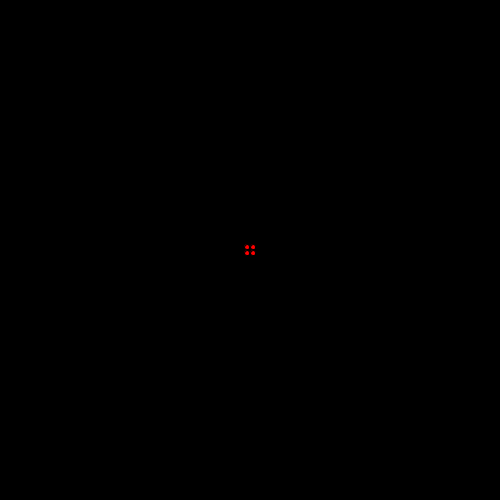
Frame 1 (no input)
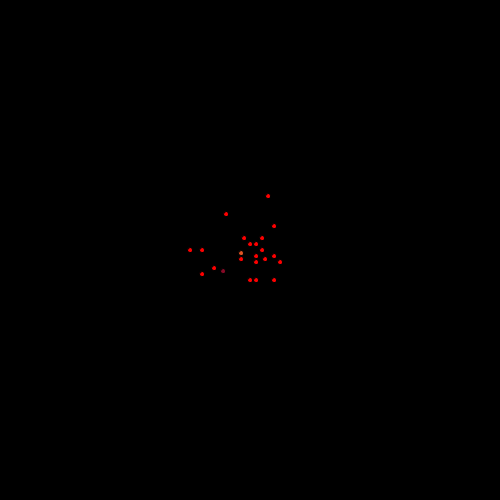
Frame 60 (the mouse pressed at the canvas centre just before this capture)
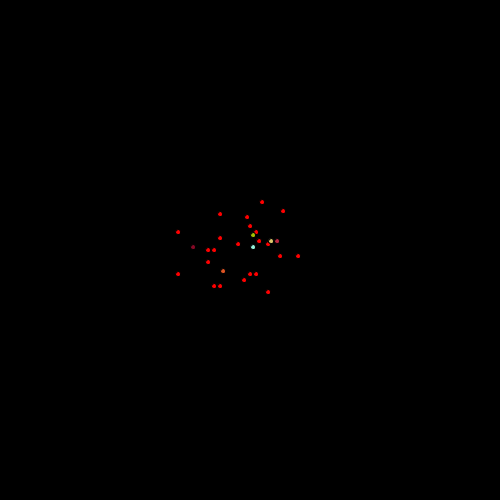
Frame 120 (the mouse held since frame 60 and released just before this capture)

The Processing sketch that drew these frames (run headless with seeded random() and noise(); from frame 60 on, the mouse is pressed at the canvas centre):

// Processing sketch: chemotaxis
// ── chemotaxis.pde
//declare bacteria variables here   
ArrayList<Bacteria>baclist=new ArrayList<Bacteria>();
double deathv=0.0001;
int timer;
double rand=0.05;
 void setup()   
 {    
   size(500,500);
   for(int i=0;i<20;i++){
   baclist.add(new Bacteria());
   baclist.get(i).setNum(i);
   }
   timer=millis()+500;
   if(second()%3==0){
   rand=Math.random();
   }
   //initialize bacteria variables here   
 }   
 void draw()   
 {    
   clear();
   int bacc=0;
   for(Bacteria x:baclist){
   if(!x.getDeath()){
   bacc++;
   }
   }
   System.out.println("millis"+millis()+" timer"+timer+" baccount"+bacc+" rand"+rand);
      background(0);
   for(int i=0;i<baclist.size();i++){
     if(bacc>400){
     deathv=.001;
     }
     if(bacc>500){
     deathv=.01;
     }
     if(bacc>900){
     deathv=.1;
     }
     if(bacc<=400){
     deathv=.0001;
     }
     if(bacc<400&&bacc>100){
     deathv=.00001;
     }
     if(bacc<=100){
     deathv=.000001;
     }
     if(!baclist.get(i).getDeath()){
   baclist.get(i).show();
   baclist.get(i).breed(i,0.2,rand);
   baclist.get(i).death(0.0001);
   }
 }
   //move and show the bacteria   
 }  

// ── bacteria.pde
 class Bacteria    
 {     
   int x=250,y=250, sex, num;
   color col;
   boolean breed, dead=false;
   public Bacteria(){
         timer=millis()+500;
         int s=(int)(Math.random()*2);
          if(s%2==0){
     sex=1;
     }else{
     sex=0;
     }
     col=color(255,0,0);
   }
   public Bacteria(int x, int y, int s, color col){
       timer=millis()+500;
     this.x=x;
     this.y=y;
     if(s%2==0){
     sex=1;
     }else{
     sex=0;
     }
     this.col=col;
   }
   void move(){
   double dir=Math.random();
   if(dir>=.5){
   x+=3;
   }else{
   x-=3;
   }
   double diry=Math.random();
   if(diry>=.5){
   y+=3;
   }else{
   y-=3;
   }
   if(x>495){
   x-=3;
   }
   if(x<0){
   x+=3;
   }
   if(y>495){
   y-=3;
   }
   if(y<0){
   y+=3;
   }
 }
   void show(){
    //if(!dead){
   move();
  fill(col);
   ellipse(x,y,5,5);
   }
 //}
   int returnX(){
   return x;
   }
   int returnY(){
   return y;
   }
   int getS(){
   return sex;
   }
   int returnNum(){
   return num;
   }
   void setNum(int sn){
   num=sn;
   }
   color returnCol(){
   return col;
   }
   void breed(int bn, double chance, double mut){
   if(Math.random()<=chance){
   if(sex==1){
   if(millis()>timer){
   for(int i=0;i<bn;i++){
     if(baclist.get(i).returnX()>=this.x&&baclist.get(i).returnX()<=this.x+5){
       if(baclist.get(i).returnY()>=y&&baclist.get(i).returnY()<=y+5){
   if(baclist.get(i).getS()==0){
     if(Math.random()<=mut){
       System.out.println("wewewewew");
       color c= color((int)(Math.random()*255),(int)(Math.random()*255),(int)(Math.random()*255));
       baclist.add(new Bacteria(this.x,y,(int)(Math.random()*2),c));
     }else{
       baclist.add(new Bacteria(this.x,y,(int)(Math.random()*2),col));
     }
   baclist.get(i).setNum(baclist.get(baclist.size()-1).returnNum()+1);
   }
   }
   }
   }
    for(int i=bn+1;i<baclist.size();i++){
     if(baclist.get(i).returnX()>=this.x&&baclist.get(i).returnX()<=this.x+5){
       if(baclist.get(i).returnY()>=y&&baclist.get(i).returnY()<=y+5){
   if(baclist.get(i).getS()==0){
  if(Math.random()<=mut){
       color c= color((int)(Math.random()*255),(int)(Math.random()*255),(int)(Math.random()*255));
       baclist.add(new Bacteria(this.x,y,(int)(Math.random()*2),c));
     }else{
       baclist.add(new Bacteria(this.x,y,(int)(Math.random()*2),col));
     }
   }
   }
   }
   }
   }
   }
   }
   }
   void setDeath(boolean b){
   dead=b;
   }
   boolean getDeath(){
   return dead;
   }
   void death(double chance){
   if(Math.random()<=chance){
   setDeath(true);
   }
   }
 }    
